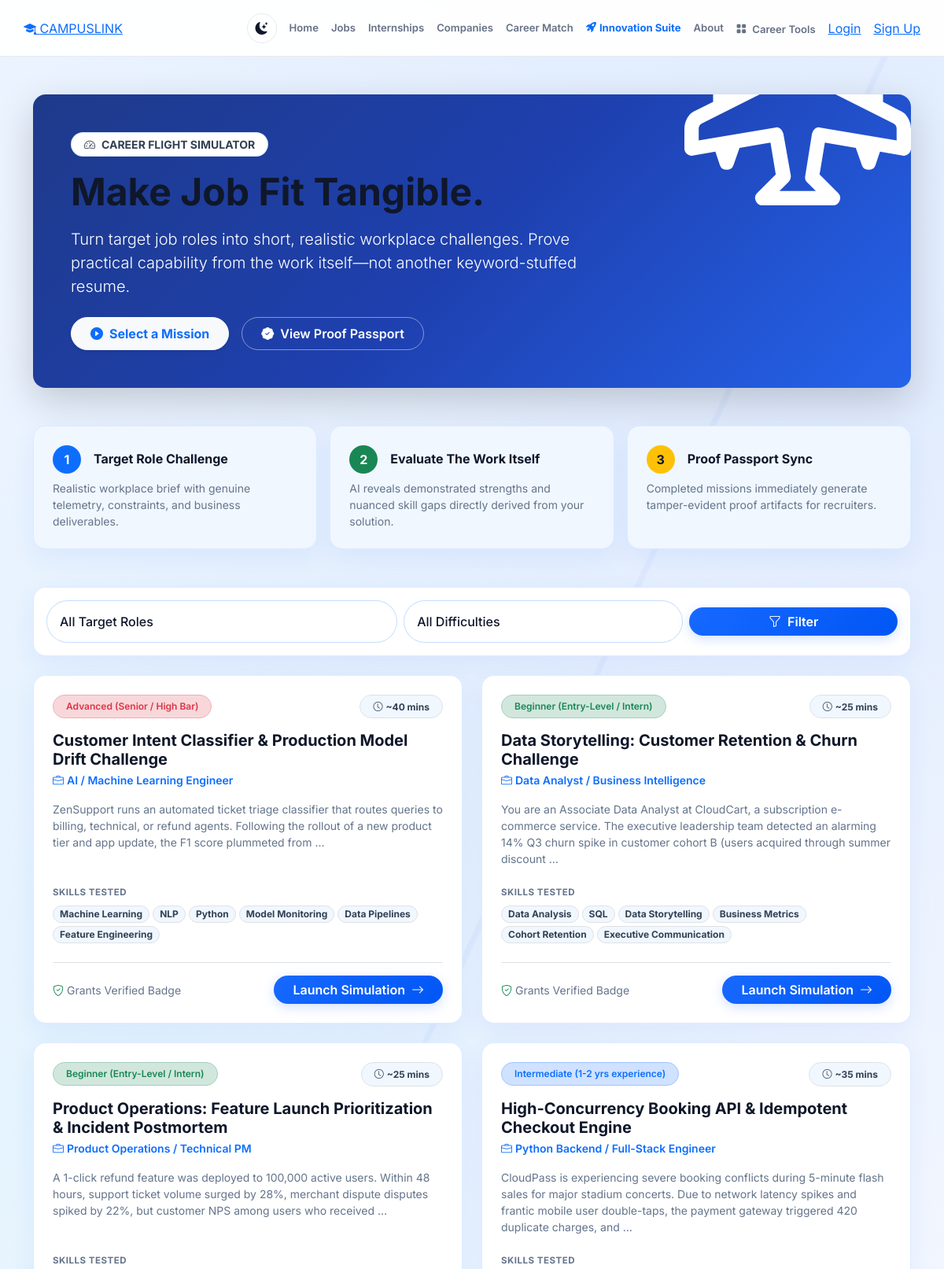
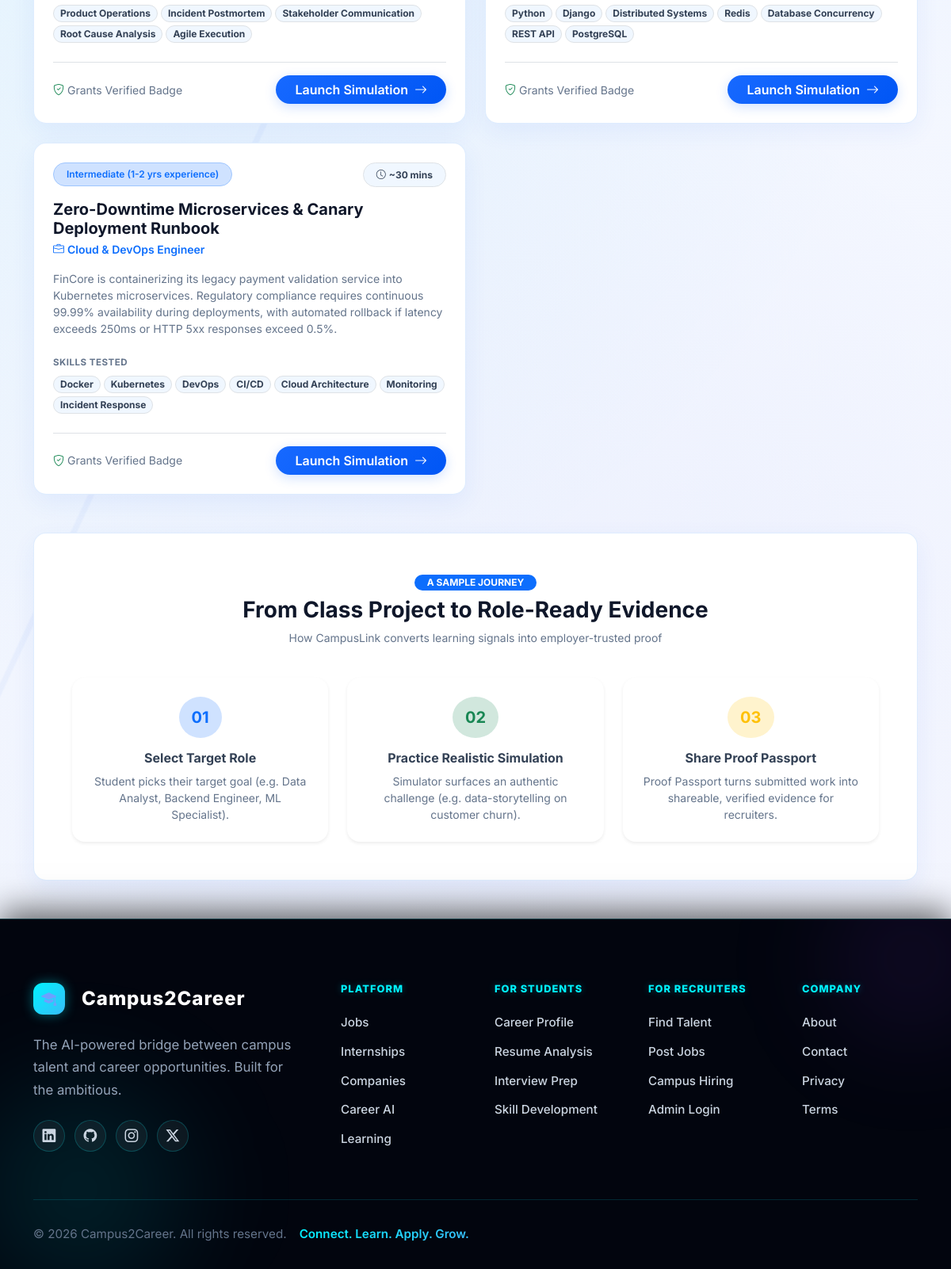
The page /simulator/ on the database its author committed (2 pictures, top to bottom).
### ai_engine/models.py (models this page shows, shortened)
class FlightSimulationChallenge(models.Model):
    DIFFICULTY_CHOICES = (
        ('BEGINNER', 'Beginner (Entry-Level / Intern)'),
        ('INTERMEDIATE', 'Intermediate (1-2 yrs experience)'),
        ('ADVANCED', 'Advanced (Senior / High Bar)'),
    )
    title = models.CharField(max_length=200)
    slug = models.SlugField(max_length=200, unique=True)
    target_role = models.CharField(max_length=150)
    difficulty = models.CharField(max_length=20, choices=DIFFICULTY_CHOICES, default='INTERMEDIATE')
    estimated_minutes = models.PositiveIntegerField(default=30)
    scenario_brief = models.TextField(help_text="Realistic workplace scenario and context.")
    problem_statement = models.TextField(help_text="Specific problem to solve or analyze.")
    dataset_or_context = models.TextField(blank=True, help_text="Sample dataset, code snippet, or operational logs.")
    deliverables_required = models.TextField(help_text="Expected deliverables from candidate.")
    rubric_criteria = models.JSONField(default=list, blank=True)
    skills_tested = models.JSONField(default=list, blank=True)
    badge_name = models.CharField(max_length=120, default='Role-Ready Simulator Badge')
    is_active = models.BooleanField(default=True)
    created_at = models.DateTimeField(auto_now_add=True)
    class Meta:
        ordering = ['title']

### ai_engine/views.py (the view)
# urls.py: path('simulator/', views.simulator_catalog, name='simulator_catalog'),
def simulator_catalog(request):
    seed_default_flight_challenges()
    challenges = FlightSimulationChallenge.objects.filter(is_active=True).order_by('difficulty', 'title')
    student = getattr(request.user, 'student_profile', None) if request.user.is_authenticated else None
    completed_slugs = set()
    latest_submissions = {}
    if student:
        user_submissions = SimulationSubmission.objects.filter(student=student).select_related('challenge')
        for sub in user_submissions:
            completed_slugs.add(sub.challenge.slug)
            if sub.challenge.slug not in latest_submissions:
                latest_submissions[sub.challenge.slug] = sub
    role_filter = request.GET.get('role', '')
    difficulty_filter = request.GET.get('difficulty', '')
    if role_filter:
        challenges = challenges.filter(target_role__icontains=role_filter)
    if difficulty_filter:
        challenges = challenges.filter(difficulty=difficulty_filter)
    challenge_list = list(challenges)
    for ch in challenge_list:
        ch.user_submission = latest_submissions.get(ch.slug)
    context = {
        'challenges': challenge_list,
        'completed_slugs': completed_slugs,
        'selected_role': role_filter,
        'selected_difficulty': difficulty_filter,
        'target_roles': [
            'Data Analyst / Business Intelligence',
            'Python Backend / Full-Stack Engineer',
            'AI / Machine Learning Engineer',
            'Cloud & DevOps Engineer',
            'Product Operations / Technical PM'
        ],
    }
    return render(request, 'ai_engine/simulator_catalog.html', context)

### ai_engine/services.py (called while the page is built)
def seed_default_flight_challenges():
    from .models import FlightSimulationChallenge
    created_count = 0
    for data in DEFAULT_FLIGHT_CHALLENGES:
        challenge, created = FlightSimulationChallenge.objects.get_or_create(
            slug=data['slug'],
            defaults=data
        )
        if created:
            created_count += 1
    return created_count

### notifications/context_processors.py (called while the page is built)
def notification_context(request):
    if not request.user.is_authenticated:
        return {'unread_notification_count': 0}
    return {'unread_notification_count': Notification.objects.filter(user=request.user, is_read=False).count()}

### templates/ai_engine/simulator_catalog.html (shortened to what this page needs)
{% extends 'base.html' %}
{% load static %}
{% block content %}
<div class="container py-5">
    <div class="p-4 p-md-5 mb-5 rounded-4 text-white position-relative overflow-hidden shadow-lg"
         style="background: linear-gradient(135deg, #1e3a8a 0%, #1e40af 50%, #2563eb 100%);">
        <div class="position-absolute end-0 top-0 translate-middle-y opacity-10 pe-none d-none d-lg-block">
            <i class="bi bi-airplane-engines" style="font-size: 18rem;"></i>
        </div>
        <div class="position-relative z-1 max-w-75">
            <div class="d-inline-flex align-items-center gap-2 px-3 py-1 rounded-pill bg-white bg-opacity-20 text-lime fw-bold small mb-3 border border-white border-opacity-25" style="color: #bef264;">
                <i class="bi bi-speedometer2"></i> CAREER FLIGHT SIMULATOR
            </div>
            <h1 class="display-5 fw-bold mb-3 tracking-tight">Make Job Fit Tangible.</h1>
            <p class="lead opacity-90 mb-4" style="max-width: 680px;">
                Turn target job roles into short, realistic workplace challenges. Prove practical capability from the work itself—not another keyword-stuffed resume.
            </p>
            <div class="d-flex flex-wrap gap-3 align-items-center">
                <a href="#challenges-grid" class="btn btn-light text-primary fw-bold px-4 py-2 rounded-pill shadow-sm">
                    <i class="bi bi-play-circle-fill me-2"></i>Select a Mission
                </a>
                <a href="{% url 'proof_passport_dashboard' %}" class="btn btn-outline-light fw-semibold px-4 py-2 rounded-pill">
                    <i class="bi bi-patch-check-fill me-2"></i>View Proof Passport
                </a>
            </div>
        </div>
    </div>
    <div class="row g-3 mb-5">
        <div class="col-md-4">
            <div class="card h-100 border-0 shadow-sm p-4 rounded-4 bg-light border-start border-4 border-primary">
                <div class="d-flex align-items-center gap-3 mb-2">
                    <div class="rounded-circle d-flex align-items-center justify-content-center bg-primary text-white" style="width: 36px; height: 36px; font-weight: bold;">1</div>
                    <h2 class="h6 fw-bold mb-0 text-dark">Target Role Challenge</h2>
                </div>
                <p class="small text-muted mb-0">Realistic workplace brief with genuine telemetry, constraints, and business deliverables.</p>
            </div>
        </div>
        <div class="col-md-4">
            <div class="card h-100 border-0 shadow-sm p-4 rounded-4 bg-light border-start border-4 border-success">
                <div class="d-flex align-items-center gap-3 mb-2">
                    <div class="rounded-circle d-flex align-items-center justify-content-center bg-success text-white" style="width: 36px; height: 36px; font-weight: bold;">2</div>
                    <h2 class="h6 fw-bold mb-0 text-dark">Evaluate The Work Itself</h2>
                </div>
                <p class="small text-muted mb-0">AI reveals demonstrated strengths and nuanced skill gaps directly derived from your solution.</p>
            </div>
        </div>
        <div class="col-md-4">
            <div class="card h-100 border-0 shadow-sm p-4 rounded-4 bg-light border-start border-4 border-warning">
                <div class="d-flex align-items-center gap-3 mb-2">
                    <div class="rounded-circle d-flex align-items-center justify-content-center bg-warning text-dark" style="width: 36px; height: 36px; font-weight: bold;">3</div>
                    <h2 class="h6 fw-bold mb-0 text-dark">Proof Passport Sync</h2>
                </div>
                <p class="small text-muted mb-0">Completed missions immediately generate tamper-evident proof artifacts for recruiters.</p>
            </div>
        </div>
    </div>
    <div class="card border-0 shadow-sm p-3 rounded-4 mb-4" id="challenges-grid">
        <form method="get" class="row g-2 align-items-center">
            <div class="col-md-5">
                <select name="role" class="form-select border-0 bg-light rounded-pill px-3" onchange="this.form.submit()">
                    <option value="">All Target Roles</option>
                </select>
            </div>
            <div class="col-md-4">
                <select name="difficulty" class="form-select border-0 bg-light rounded-pill px-3" onchange="this.form.submit()">
                    <option value="">All Difficulties</option>
                </select>
            </div>
            <div class="col-md-3 d-flex gap-2">
                <button type="submit" class="btn btn-primary rounded-pill w-100 fw-semibold">
                    <i class="bi bi-funnel me-1"></i> Filter
                </button>
            </div>
        </form>
    </div>
    <div class="row g-4 mb-5">
        {% for ch in challenges %}
        <div class="col-lg-6">
            <div class="card h-100 border-0 shadow-sm rounded-4 overflow-hidden position-relative hover-card" style="transition: transform 0.2s ease, box-shadow 0.2s ease;">
                <div class="card-body p-4 d-flex flex-column">
                    <div class="d-flex justify-content-between align-items-start gap-2 mb-2">
                        <span class="badge rounded-pill px-3 py-2 fw-semibold {% if ch.difficulty == 'BEGINNER' %}bg-success-subtle text-success border border-success-subtle{% elif ch.difficulty == 'INTERMEDIATE' %}bg-primary-subtle text-primary border border-primary-subtle{% else %}bg-danger-subtle text-danger border border-danger-subtle{% endif %}">
                            {{ ch.get_difficulty_display }}
                        </span>
                        <span class="badge bg-light text-muted border rounded-pill px-3 py-2">
                            <i class="bi bi-clock me-1"></i>~{{ ch.estimated_minutes }} mins
                        </span>
                    </div>
                    <h2 class="h5 fw-bold text-dark mt-2 mb-1">{{ ch.title }}</h2>
                    <div class="text-primary small fw-semibold mb-3">
                        <i class="bi bi-briefcase me-1"></i>{{ ch.target_role }}
                    </div>
                    <p class="text-muted small mb-4 flex-grow-1">
                        {{ ch.scenario_brief|truncatewords:32 }}
                    </p>
                    <div class="mb-4">
                        <span class="d-block small text-muted fw-bold mb-2 text-uppercase" style="font-size: 0.72rem; letter-spacing: 0.5px;">Skills Tested</span>
                        <div class="d-flex flex-wrap gap-1">
                            {% for skill in ch.skills_tested %}
                                <span class="badge bg-light text-dark border px-2 py-1 small rounded-pill">{{ skill }}</span>
                            {% endfor %}
                        </div>
                    </div>
                    <div class="pt-3 border-top d-flex justify-content-between align-items-center mt-auto">
                        {% if ch.user_submission %}
                            <div>
                                <span class="badge text-bg-success px-3 py-2 rounded-pill fw-bold">
                                    <i class="bi bi-check-circle-fill me-1"></i> Score: {{ ch.user_submission.overall_score }}/100
                                </span>
                            </div>
                            <div class="d-flex gap-2">
                                <a href="{% url 'simulator_result' ch.user_submission.id %}" class="btn btn-sm btn-outline-success rounded-pill fw-semibold">
                                    View Report
                                </a>
                                <a href="{% url 'simulator_challenge_detail' ch.slug %}" class="btn btn-sm btn-primary rounded-pill fw-semibold">
                                    Retry Mission
                                </a>
                            </div>
                        {% else %}
                            <span class="small text-muted">
                                <i class="bi bi-shield-check text-success me-1"></i>Grants Verified Badge
                            </span>
                            <a href="{% url 'simulator_challenge_detail' ch.slug %}" class="btn btn-primary rounded-pill px-4 fw-semibold shadow-sm">
                                Launch Simulation <i class="bi bi-arrow-right ms-1"></i>
                            </a>
                        {% endif %}
                    </div>
                </div>
            </div>
        </div>
        {% endfor %}
    </div>
    <div class="card border-0 shadow-sm p-4 p-md-5 rounded-4" style="background: linear-gradient(135deg, #f8fafc 0%, #f1f5f9 100%);">
        <div class="text-center mb-4">
            <span class="badge text-bg-primary rounded-pill px-3 py-1 fw-bold text-uppercase mb-2">A Sample Journey</span>
            <h2 class="h3 fw-bold text-dark">From Class Project to Role-Ready Evidence</h2>
            <p class="text-muted small">How CampusLink converts learning signals into employer-trusted proof</p>
        </div>
        <div class="row g-4 text-center">
            <div class="col-md-4">
                <div class="p-4 bg-white rounded-4 shadow-sm h-100">
                    <div class="badge rounded-circle bg-primary-subtle text-primary p-3 mb-3 fs-5">01</div>
                    <h3 class="h6 fw-bold mb-2">Select Target Role</h3>
                    <p class="small text-muted mb-0">Student picks their target goal (e.g. Data Analyst, Backend Engineer, ML Specialist).</p>
                </div>
            </div>
            <div class="col-md-4">
                <div class="p-4 bg-white rounded-4 shadow-sm h-100">
                    <div class="badge rounded-circle bg-success-subtle text-success p-3 mb-3 fs-5">02</div>
                    <h3 class="h6 fw-bold mb-2">Practice Realistic Simulation</h3>
                    <p class="small text-muted mb-0">Simulator surfaces an authentic challenge (e.g. data-storytelling on customer churn).</p>
                </div>
            </div>
            <div class="col-md-4">
                <div class="p-4 bg-white rounded-4 shadow-sm h-100">
                    <div class="badge rounded-circle bg-warning-subtle text-warning p-3 mb-3 fs-5">03</div>
                    <h3 class="h6 fw-bold mb-2">Share Proof Passport</h3>
                    <p class="small text-muted mb-0">Proof Passport turns submitted work into shareable, verified evidence for recruiters.</p>
                </div>
            </div>
        </div>
    </div>
</div>
{% endblock %}

### static/css/premium_hero.css (style rules this page uses)
.form-control, .form-select { border-radius: 12px; border: 1px solid #e2e8f0; padding: 14px 18px; transition: all 0.3s ease; background: #f8fafc; font-weight: 500; }
.btn-primary { background: linear-gradient(135deg, #1769FF 0%, #0056f5 100%) !important; border: none !important; border-radius: 99px !important; font-weight: 600 !important; transition: all 0.3s ease !important; box-shadow: 0 4px 15px rgba(23, 105, 255, 0.2) !important; color: white !important; }

### rows shown on the page
FlightSimulationChallenge: difficulty "Advanced (Senior / High Bar)", estimated_minutes "40", title "Customer Intent Classifier & Production Model Drift Challenge", target_role "AI / Machine Learning Engineer", scenario_brief "ZenSupport runs an automated ticket triage classifier that routes queries to billing, technical, or refund agents. Following the rollout of a new product tier and app update, the F1 score plummeted from …", skills_tested "Machine Learning" "NLP" "Python" "Model Monitoring" "Data Pipelines" "Feature Engineering", shows "Grants Verified Badge"
FlightSimulationChallenge: difficulty "Beginner (Entry-Level / Intern)", estimated_minutes "25", title "Data Storytelling: Customer Retention & Churn Challenge", target_role "Data Analyst / Business Intelligence", scenario_brief "You are an Associate Data Analyst at CloudCart, a subscription e-commerce service. The executive leadership team detected an alarming 14% Q3 churn spike in customer cohort B (users acquired through summer discount …", skills_tested "Data Analysis" "SQL" "Data Storytelling" "Business Metrics" "Cohort Retention" "Executive Communication", shows "Grants Verified Badge"
FlightSimulationChallenge: difficulty "Beginner (Entry-Level / Intern)", estimated_minutes "25", title "Product Operations: Feature Launch Prioritization & Incident Postmortem", target_role "Product Operations / Technical PM", scenario_brief "A 1-click refund feature was deployed to 100,000 active users. Within 48 hours, support ticket volume surged by 28%, merchant dispute disputes spiked by 22%, but customer NPS among users who received …", skills_tested "Product Operations" "Incident Postmortem" "Stakeholder Communication" "Root Cause Analysis" "Agile Execution", shows "Grants Verified Badge"
FlightSimulationChallenge: difficulty "Intermediate (1-2 yrs experience)", estimated_minutes "35", title "High-Concurrency Booking API & Idempotent Checkout Engine", target_role "Python Backend / Full-Stack Engineer", scenario_brief "CloudPass is experiencing severe booking conflicts during 5-minute flash sales for major stadium concerts. Due to network latency spikes and frantic mobile user double-taps, the payment gateway triggered 420 duplicate charges, and …", skills_tested "Python" "Django" "Distributed Systems" "Redis" "Database Concurrency" "REST API" "PostgreSQL", shows "Grants Verified Badge"
FlightSimulationChallenge: difficulty "Intermediate (1-2 yrs experience)", estimated_minutes "30", title "Zero-Downtime Microservices & Canary Deployment Runbook", target_role "Cloud & DevOps Engineer", scenario_brief "FinCore is containerizing its legacy payment validation service into Kubernetes microservices. Regulatory compliance requires continuous 99.99% availability during deployments, with automated rollback if latency exceeds 250ms or HTTP 5xx responses exceed 0.5%.", skills_tested "Docker" "Kubernetes" "DevOps" "CI/CD" "Cloud Architecture" "Monitoring" "Incident Response", shows "Grants Verified Badge"
